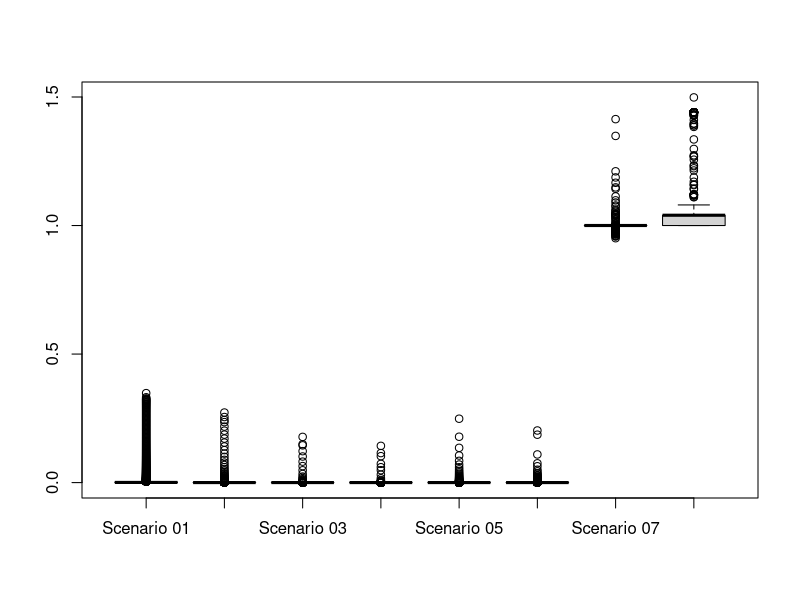

Write the R code that produced this figure.
getwd()

scenario01_data = as.numeric(read.csv(file="scenario_01.csv",header=FALSE,sep=","))
scenario02_data = as.numeric(read.csv(file="scenario_02.csv",header=FALSE,sep=","))
scenario03_data = as.numeric(read.csv(file="scenario_03.csv",header=FALSE,sep=","))
scenario04_data = as.numeric(read.csv(file="scenario_04.csv",header=FALSE,sep=","))
scenario05_data = as.numeric(read.csv(file="scenario_05.csv",header=FALSE,sep=","))
scenario06_data = as.numeric(read.csv(file="scenario_06.csv",header=FALSE,sep=","))
scenario07_data = as.numeric(read.csv(file="scenario_07.csv",header=FALSE,sep=","))
scenario08_data = as.numeric(read.csv(file="scenario_08.csv",header=FALSE,sep=","))

# --- length
c(length(scenario01_data),length(scenario02_data),length(scenario03_data),length(scenario04_data),length(scenario05_data),length(scenario06_data),length(scenario07_data),length(scenario08_data))
# ---

# --- mean
c(mean(scenario01_data),mean(scenario02_data),mean(scenario03_data),mean(scenario04_data),mean(scenario05_data),mean(scenario06_data),mean(scenario07_data),mean(scenario08_data))
# ---

# --- median
c(median(scenario01_data),median(scenario02_data),median(scenario03_data),median(scenario04_data),median(scenario05_data),median(scenario06_data),median(scenario07_data),median(scenario08_data))
# ---

# --- sd
c(sd(scenario01_data),sd(scenario02_data),sd(scenario03_data),sd(scenario04_data),sd(scenario05_data),sd(scenario06_data),sd(scenario07_data),sd(scenario08_data))
# ---

# --- most frequent values - scenario01_data
sort(table(scenario01_data),decreasing=TRUE)[1:3]

# --- most frequent values - scenario02_data
sort(table(scenario02_data),decreasing=TRUE)[1:3]

# --- most frequent values - scenario03_data
sort(table(scenario03_data),decreasing=TRUE)[1:3]

# --- most frequent values - scenario04_data
sort(table(scenario04_data),decreasing=TRUE)[1:3]

# --- most frequent values - scenario05_data
sort(table(scenario05_data),decreasing=TRUE)[1:3]

# --- most frequent values - scenario06_data
sort(table(scenario06_data),decreasing=TRUE)[1:3]

# --- most frequent values - scenario07_data
sort(table(scenario07_data),decreasing=TRUE)[1:3]

# --- most frequent values - scenario08_data
sort(table(scenario08_data),decreasing=TRUE)[1:3]

svg("boxplot.svg",height = 10,width = 10)
boxplot(scenario01_data,scenario02_data,scenario03_data,scenario04_data,scenario05_data,scenario06_data,scenario07_data,scenario08_data,names=c("Scenario 01","Scenario 02","Scenario 03","Scenario 04","Scenario 05","Scenario 06","Scenario 07","Scenario 08"))
dev.off()

# --- t.test // scenario01_data - scenario02_data
c(mean(scenario01_data),mean(scenario02_data))
t.test(scenario01_data,scenario02_data)
# ---

# --- t.test // scenario01_data - scenario03_data
c(mean(scenario01_data),mean(scenario03_data))
t.test(scenario01_data,scenario03_data)
# ---

# --- t.test // scenario01_data - scenario04_data
c(mean(scenario01_data),mean(scenario04_data))
t.test(scenario01_data,scenario04_data)
# ---

# --- t.test // scenario01_data - scenario05_data
c(mean(scenario01_data),mean(scenario05_data))
t.test(scenario01_data,scenario05_data)
# ---

# --- t.test // scenario01_data - scenario06_data
c(mean(scenario01_data),mean(scenario06_data))
t.test(scenario01_data,scenario06_data)
# ---

# --- t.test // scenario01_data - scenario07_data
c(mean(scenario01_data),mean(scenario07_data))
t.test(scenario01_data,scenario07_data)
# ---

# --- t.test // scenario01_data - scenario08_data
c(mean(scenario01_data),mean(scenario08_data))
t.test(scenario01_data,scenario08_data)
# ---

# --- t.test // scenario02_data - scenario03_data
c(mean(scenario02_data),mean(scenario03_data))
t.test(scenario02_data,scenario03_data)
# ---

# --- t.test // scenario02_data - scenario04_data
c(mean(scenario02_data),mean(scenario04_data))
t.test(scenario02_data,scenario04_data)
# ---

# --- t.test // scenario02_data - scenario05_data
c(mean(scenario02_data),mean(scenario05_data))
t.test(scenario02_data,scenario05_data)
# ---

# --- t.test // scenario02_data - scenario06_data
c(mean(scenario02_data),mean(scenario06_data))
t.test(scenario02_data,scenario06_data)
# ---

# --- t.test // scenario02_data - scenario07_data
c(mean(scenario02_data),mean(scenario07_data))
t.test(scenario02_data,scenario07_data)
# ---

# --- t.test // scenario02_data - scenario08_data
c(mean(scenario02_data),mean(scenario08_data))
t.test(scenario02_data,scenario08_data)
# ---

# --- t.test // scenario03_data - scenario04_data
c(mean(scenario03_data),mean(scenario04_data))
t.test(scenario03_data,scenario04_data)
# ---

# --- t.test // scenario03_data - scenario05_data
c(mean(scenario03_data),mean(scenario05_data))
t.test(scenario03_data,scenario05_data)
# ---

# --- t.test // scenario03_data - scenario06_data
c(mean(scenario03_data),mean(scenario06_data))
t.test(scenario03_data,scenario06_data)
# ---

# --- t.test // scenario03_data - scenario07_data
c(mean(scenario03_data),mean(scenario07_data))
t.test(scenario03_data,scenario07_data)
# ---

# --- t.test // scenario03_data - scenario08_data
c(mean(scenario03_data),mean(scenario08_data))
t.test(scenario03_data,scenario08_data)
# ---

# --- t.test // scenario04_data - scenario05_data
c(mean(scenario04_data),mean(scenario05_data))
t.test(scenario04_data,scenario05_data)
# ---

# --- t.test // scenario04_data - scenario06_data
c(mean(scenario04_data),mean(scenario06_data))
t.test(scenario04_data,scenario06_data)
# ---

# --- t.test // scenario04_data - scenario07_data
c(mean(scenario04_data),mean(scenario07_data))
t.test(scenario04_data,scenario07_data)
# ---

# --- t.test // scenario04_data - scenario08_data
c(mean(scenario04_data),mean(scenario08_data))
t.test(scenario04_data,scenario08_data)
# ---

# --- t.test // scenario05_data - scenario06_data
c(mean(scenario05_data),mean(scenario06_data))
t.test(scenario05_data,scenario06_data)
# ---

# --- t.test // scenario05_data - scenario07_data
c(mean(scenario05_data),mean(scenario07_data))
t.test(scenario05_data,scenario07_data)
# ---

# --- t.test // scenario05_data - scenario08_data
c(mean(scenario05_data),mean(scenario08_data))
t.test(scenario05_data,scenario08_data)
# ---

# --- t.test // scenario06_data - scenario07_data
c(mean(scenario06_data),mean(scenario07_data))
t.test(scenario06_data,scenario07_data)
# ---

# --- t.test // scenario06_data - scenario08_data
c(mean(scenario06_data),mean(scenario08_data))
t.test(scenario06_data,scenario08_data)
# ---

# --- t.test // scenario07_data - scenario08_data
c(mean(scenario07_data),mean(scenario08_data))
t.test(scenario07_data,scenario08_data)
# ---